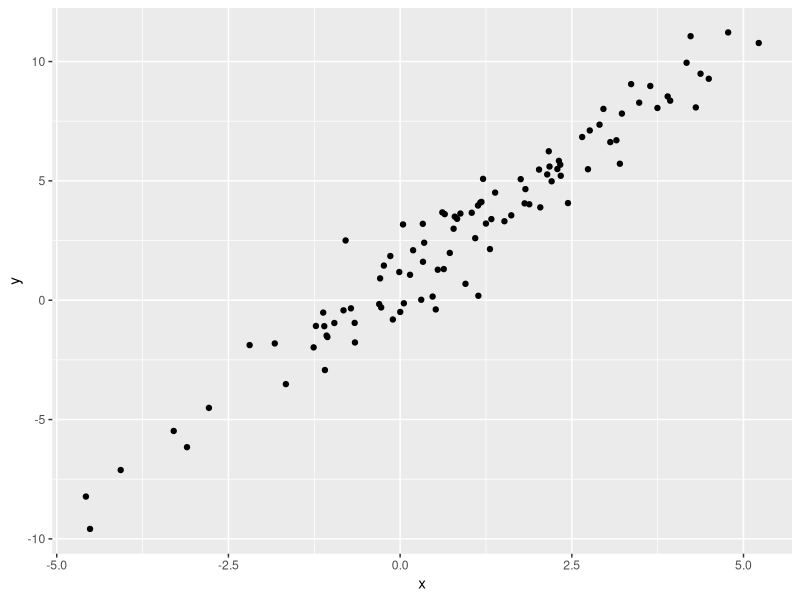

R code for this plot:
## ---- chunk 1
library(tidyverse) 
## ---- chunk 2
plot_df =
  tibble(
    x = rnorm(100, mean = 1, sd = 2),
    y = 1 + 2 * x + rnorm(100)
  )
## ---- chunk 3
plot_df |> 
  ggplot(aes(x = x, y = y)) +
  geom_point()
